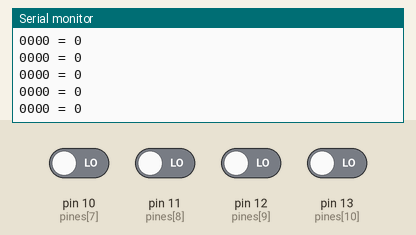
A sketch run on a simulated Arduino Uno, built with avr-gcc and run on an emulated ATmega328P. On the bench: the last lines printed to the serial monitor. The test bench sets the inputs (shaded band); at power-on: pin 10 (pines[7]), pin 11 (pines[8]), pin 12 (pines[9]), pin 13 (pines[10]) LOW. Random numbers use the default seed unless the sketch sets one.

Above: at 1.2 s.
1.3 s: pin 10 (pines[7]) driven HIGH
At 2.4 s:
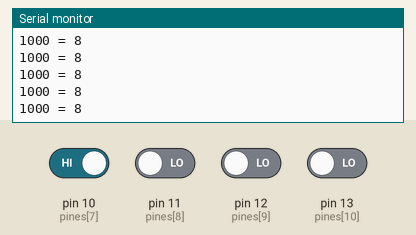
2.8 s: pin 11 (pines[8]) driven HIGH
At 3.7 s:
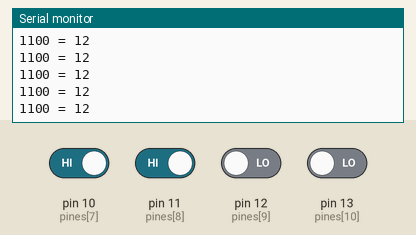
4.3 s: pin 10 (pines[7]) driven LOW
At 5.3 s:
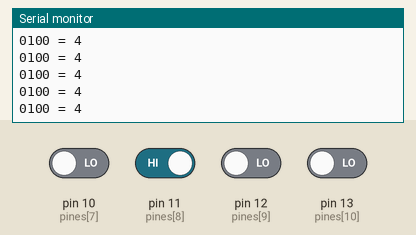
7.3 s: pin 12 (pines[9]) driven HIGH
At 8.1 s:
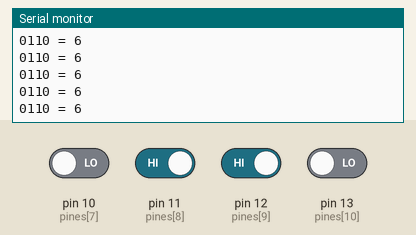
8.8 s: pin 10 (pines[7]) driven HIGH
At 9.9 s:
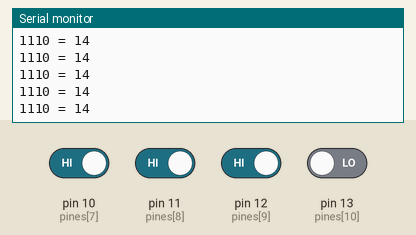
11.8 s: pin 13 (pines[10]) driven HIGH
At 12.5 s:
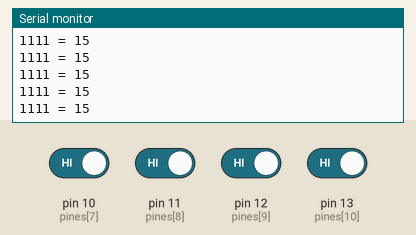
Timing chart, 0 to 14.3 s (numbered marks = the images above; inputs shaded):
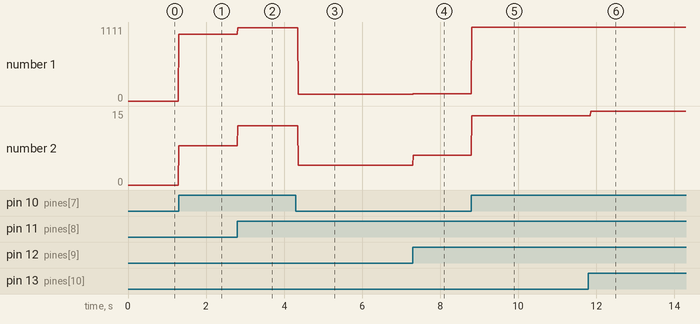

Measured:
- after the input at 1.3 s, the serial monitor: prints a new line at once (image 1)
- after the input at 2.8 s, the serial monitor: prints a new line at once (image 2)
- after the input at 4.3 s, the serial monitor: prints a new line after 0.06 s (image 3)
- after the input at 7.3 s, the serial monitor: prints a new line at once (image 4)
- after the input at 8.8 s, the serial monitor: prints a new line at once (image 5)
- after the input at 11.8 s, the serial monitor: prints a new line after 0.06 s (image 6)
- plotted number 1: 0 → 1000 after the input at 1.3 s, 1000 → 1100 after the input at 2.8 s, 1100 → 100 after the input at 4.3 s, 100 → 110 after the input at 7.3 s, 110 → 1110 after the input at 8.8 s
- plotted number 2: 0 → 8 after the input at 1.3 s, 8 → 12 after the input at 2.8 s, 12 → 4 after the input at 4.3 s, 4 → 6 after the input at 7.3 s, 6 → 14 after the input at 8.8 s

The sketch:

tp_n_7_vectores_display_7_segmentos1.ino
```cpp
#define a 2
#define b 3
#define c 4
#define d 5
#define e 6
#define f 7
#define g 8
int binario[4];
int peso[] = {8, 4, 2, 1};

// 16 8 4 2 1 <- peso

  int pines[] = { a , b , c , d , e , f , g, 10, 11, 12, 13  };
  int senal[] = { 1 , 1 , 1 , 1 , 1 , 1 , 1,  0,  0,  0,  0 };
  int numeros0[] = {1,1,1,1,1,1,0};
  int numeros1[] = {0,1,1,0,0,0,0};
  int numeros2[] = {1,1,0,1,1,0,1};
  int numeros3[] = {1,1,1,1,0,0,1};
  int numeros4[] = {0,1,1,0,0,1,1};
  int numeros5[] = {1,0,1,1,0,1,1};
  int numeros6[] = {1,0,1,1,1,1,1};
  int numeros7[] = {1,1,1,0,0,0,0};
  int numeros8[] = {1,1,1,1,1,1,1};
  int numeros9[] = {1,1,1,0,0,1,1};
  int numerosA[] = {1,1,1,0,1,1,1};
  int numerosB[] = {0,0,1,1,1,1,1};
  int numerosC[] = {1,0,0,1,1,1,0};
  int numerosD[] = {0,1,1,1,1,0,1};
  int numerosE[] = {1,0,0,1,1,1,1};
  int numerosF[] = {1,0,0,0,1,1,1};
//  1 0 1 0 1 <- bin
int* numeros[] = {numeros0, numeros1, numeros2, numeros3, numeros4, numeros5, numeros6, numeros7, numeros8, numeros9, numerosA, numerosB, numerosC, numerosD, numerosE, numerosF};

void setup(){
Serial.begin(9600);
  randomSeed(analogRead(A0));
}

void loop()
{
  int aleatorio = random(0, 101);
 // Serial.println( aleatorio );
  binario[0] = digitalRead(10);
  binario[1] = digitalRead(11);
  binario[2] = digitalRead(12);
  binario[3] = digitalRead(13);

  Serial.print(   binario[0] );
  Serial.print(   binario[1] );
  Serial.print(   binario[2] );
  Serial.print(   binario[3] );

  int dec = 0;
  for(int i = 0; i < 4 ; i++ )
  {
   	dec = dec + peso[i] * binario[i];
  }
 Serial.print(" ");
 Serial.print("=");
 Serial.print(" ");
 Serial.println(dec);

  	for( int palmi=0 ; palmi < 3 ; palmi++)
    {
        for( int sufa=0 ; sufa < 7 ; sufa++ )
        {
            digitalWrite( pines[sufa] , numeros[dec][sufa] );
        }
	}
      	delay(10);

}
```
